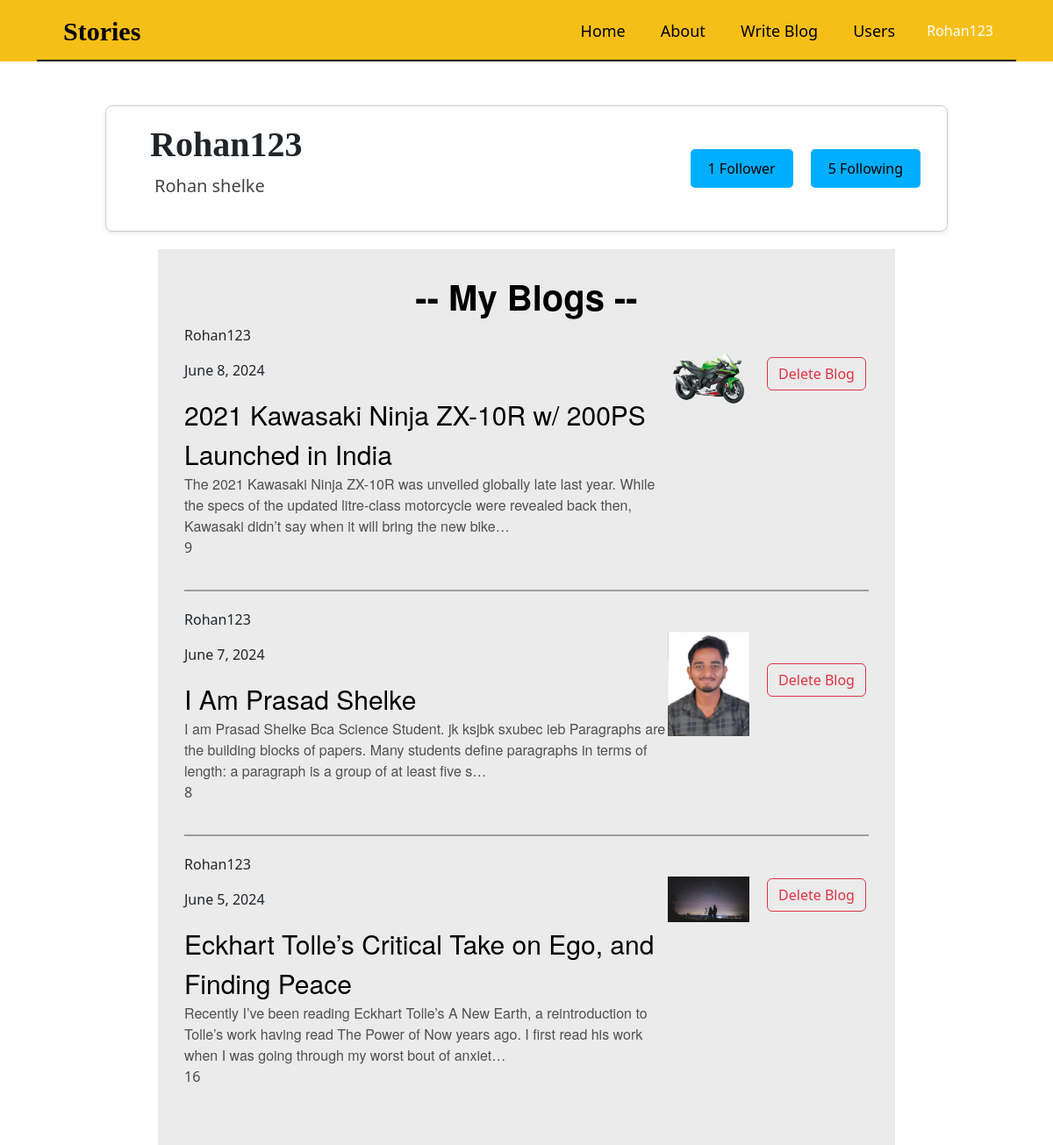
/profile/2/ (signed in), run on the app's committed database.
### Blogs/models.py (models this page shows, shortened)
class BaseModel(models.Model):
  id = models.UUIDField(default=uuid.uuid4, editable=False, primary_key=True)
  created_at = models.DateTimeField(auto_now_add=True)
  updated_at = models.DateTimeField(auto_now=True)
  class Meta:
    abstract = True

class Blog(BaseModel):
  title = models.CharField(max_length=200)
  content = models.TextField()
  author = models.ForeignKey(User, on_delete=models.CASCADE, related_name='blogs')
  blog_image = models.ImageField(upload_to = "public/static/", default="/")
  like_count = models.IntegerField(default=0)
  class Meta:
    ordering = ['-created_at']

### Blogs/views.py (the view)
# urls.py: path('profile/<int:id>/', displayProfile, name="displayProfile"),
def displayProfile(request, id):
  user = User.objects.get(id=id)
  followers_ids = Follow.objects.filter(following=user).values_list('follower__id', flat=True)
  followers_user = User.objects.filter(id__in=followers_ids)
  followings_ids = Follow.objects.filter(follower=user).values_list('following__id', flat=True)
  followings_user = User.objects.filter(id__in=followings_ids)
  user_blogs = Blog.objects.filter(author=user)
  is_following = False
  if request.user.is_authenticated:
    is_following = Follow.objects.filter(follower=request.user, following=user).exists()
  print(is_following)
  context = {
    'user':user,
    'followers':followers_user,
    'followings':followings_user,
    'blogs':user_blogs,
    'followers_count':followers_user.count(),
    'following_count':followings_user.count(),
    'is_following':is_following
  }
  return render(request, "profile.html", context)

### Blogs/templates/profile.html (shortened to what this page needs)
<!DOCTYPE html>
<html lang="en">
<head>
  <link rel="stylesheet" href="/static/CSS/base.css">
  <link rel="stylesheet" href="/static/CSS/displayPost.css">
  <link rel="stylesheet" href="/static/CSS/profile.css">
  <link href="https://cdn.jsdelivr.net/npm/bootstrap@5.3.3/dist/css/bootstrap.min.css" rel="stylesheet"
>
  <link rel="stylesheet" href="https://cdn.jsdelivr.net/npm/bootstrap-icons@1.3.0/font/bootstrap-icons.css">
</head>
<body>
  <div class="navbar-container">
    <nav class="custom-navbar">
      <a class="custom-navbar-brand" href="/">Stories</a>
      <div class="custom-navbar-right">
        <a href="/">Home</a>
        <a href="/about">About</a>
        <a href="/createBlog">Write Blog</a>
        <a href="/testing">Users</a>
        <div class="dropdown-center">
          {% if request.user.is_authenticated %}
          <div class="nav-item custom-dropdown-container">
            <button class="custom-dropdown-toggle">{{ request.user.username }}</button>
          </div>
          {% else %}
          <a href="/login" class="btn btn-outline-secondary">Get Started</a>
          {% endif %}
        </div>
      </div>
      <div class="custom-navbar-divider"></div>
    </nav>
  </div>
  <div class="profile-container">
    <div class="sub-profile-container">
      <div class="user-info">
        <h3 class="username">{{ user.username }}</h3>
        <div class="name-container">
          <p class="name">{{ user.first_name }}</p>
          <p class="name">{{ user.last_name }}</p>
        </div>
      </div>
      <div class="user-follow-following">
        <div class="user-follower">
          <button class="dropdown-btn" onclick="toggleDropdown('followersDropdown')">{{followers_count}} Follower</button>
        </div>
        <div class="user-following">
          <button class="dropdown-btn" onclick="toggleDropdown('followingDropdown')">{{following_count}} Following</button>
        </div>
      </div>
    </div>
  </div>
  <div class="blog-container">
    <h3 class="blog-name">-- My Blogs --</h3>
    {% for blog in blogs %}
    <div class="blog-entry">
      <div class="blog-flex-container">
        <div class="blog-text-container">
          <p class="blog-username">{{ blog.author.username }}</p>
          <p>{{ blog.created_at|date:"F j, Y" }}</p>
          <a href="/displayBlog/{{blog.id}}" class="blog-title">{{ blog.title }}</a><br>
          <a href="/displayBlog/{{blog.id}}" class="blog-content">{{ blog.content | truncatechars:200 }}</a>
          <p class="likecount">{{blog.like_count}}</p>
        </div>
        <div class="blog-image">
          {% if blog.blog_image %}
          <img src="{{ blog.blog_image.url }}">
          {% endif %}
          {% if request.user == blog.author %}
          <a href="/deleteBlog/{{blog.id}}" class="btn-space ml-10 btn btn-outline-danger">Delete Blog</a>
          {% endif %}
        </div>
      </div>
      {% if not forloop.last %}
      <div class="horizontal-line"></div>
      {% endif %}
    </div>
    {% endfor %}
  </div>
</body>
</html>

### Blogs/static/CSS/base.css (style rules this page uses)
body { margin: 0; padding: 0; font-family: Arial, sans-serif; background-image: url(); }
.navbar-container { display: flex; background-color: #F6BF17; justify-content: center; width: 100%; }
.custom-navbar { height: 70px; display: flex; background-color: #F6BF17; align-items: center; justify-content: space-between; padding: 0 20px; position: relative; width: 93%; }
.custom-navbar .custom-navbar-brand { font-size: 30px; font-weight: bold; color: rgb(0, 0, 0); text-decoration: none; font-family: gt-super, Georgia, Cambria, "Times New Roman", Times, serif; }
.custom-navbar a { font-size: 18px; color: rgb(0, 0, 0); text-align: center; padding: 0 10px; text-decoration: none; }
.custom-navbar .custom-navbar-right { display: flex; gap: 20px; }
.custom-dropdown-container { position: relative; z-index: 1000; }
.custom-dropdown-toggle { background: none; border: none; cursor: pointer; color: white; }
.custom-navbar-divider { width: 100%; height: 2px; background-color: rgb(0, 0, 0); position: absolute; bottom: 0; left: 0; }
* { scrollbar-width: thin; scrollbar-color: #351919 #c5a0a0; }

### Blogs/static/CSS/displayPost.css (style rules this page uses)
.navbar-container { display: flex; background-color: #F6BF17; justify-content: center; width: 100%; }
.custom-navbar { height: 70px; display: flex; background-color: #F6BF17; align-items: center; justify-content: space-between; padding: 0 20px; position: relative; width: 93%; }
.custom-navbar .custom-navbar-brand { font-size: 30px; font-weight: bold; color: rgb(0, 0, 0); text-decoration: none; font-family: gt-super, Georgia, Cambria, "Times New Roman", Times, serif; }
.custom-navbar a { font-size: 18px; color: rgb(0, 0, 0); text-align: center; padding: 0 10px; text-decoration: none; }
.custom-navbar .custom-navbar-right { display: flex; gap: 20px; }
body { margin: 0; padding: 0; font-family: Arial, sans-serif; background-image: url(); }
.custom-dropdown-container { position: relative; z-index: 1000; }
.custom-dropdown-toggle { background: none; border: none; cursor: pointer; color: white; }
.custom-navbar-divider { width: 100%; height: 2px; background-color: rgb(0, 0, 0); position: absolute; bottom: 0; left: 0; }
* { scrollbar-width: thin; scrollbar-color: #351919 #c5a0a0; }
.blog-username { display: flex; }

### Blogs/static/CSS/profile.css (style rules this page uses)
.profile-container { display: flex; justify-content: center; align-items: center; margin-top: 50px; margin-bottom: 20px; }
.sub-profile-container { display: flex; justify-content: space-between; align-items: center; width: 80%; border: 1px solid #ccc; border-radius: 8px; box-shadow: 0 2px 4px rgba(0, 0, 0, 0.1); padding: 20px; }
.user-info { flex: 1; margin-right: 20px; margin-left: 30px; }
.name-container { display: flex; }
.user-follow-following { display: flex; justify-content: center; align-items: center; }
.user-follow-following>div { margin: 0 10px; }
.dropdown-btn { background-color: rgb(0, 174, 255); color: rgb(2, 2, 2); padding: 10px 20px; border: none; cursor: pointer; text-align: center; border-radius: 5px; }
.username { font-size: 40px; font-weight: 800; font-family: Georgia, serif; }
.name { font-size: 20px; color: #444444; margin-left: 5px; }
.blog-container { margin: 0 auto; margin-top: 20px; padding: 30px; width: 70%; background-color: #ebebeb; }
.blog-text-container { width: 90%; }
.blog-image { width: 38%; margin-top: 16px; display: flex; justify-content: center; align-items: center; position: relative; }
.blog-image img { max-width: 40%; max-height: auto; margin-top: 10px; }
.blog-flex-container { display: flex; align-items: flex-start; margin-bottom: 20px; }
.horizontal-line { width: 100%; height: 2px; background-color: rgb(158, 158, 158); margin: 20px 0; }
.blog-title { font-size: 30px; color: black; text-decoration: none; font-family: sohne, "Helvetica Neue", Helvetica, Arial, sans-serif; }
.blog-content { text-decoration: none; color: rgb(80, 80, 80); font-family: sohne, "Helvetica Neue", Helvetica, Arial, sans-serif; }
.likecount { color: rgb(73, 73, 73); }
.blog-name { text-align: center; color: black; font-family: sohne, "Helvetica Neue", Helvetica, Arial, sans-serif; font-size: 40px; font-weight: 900; }
.btn-space { margin-left: 20px; }

### data on the page
Blog: author.username "Rohan123", created_at "June 8, 2024", title "2021 Kawasaki Ninja ZX-10R w/ 200PS Launched in India", content "The 2021 Kawasaki Ninja ZX-10R was unveiled globally late last year. While the specs of the updated litre-class motorcycle were revealed back then, Kawasaki didn’t say when it will bring the new bike…", like_count "9", blog_image (picture)
Blog: author.username "Rohan123", created_at "June 7, 2024", title "I Am Prasad Shelke", content "I am Prasad Shelke Bca Science Student. jk ksjbk sxubec ieb Paragraphs are the building blocks of papers. Many students define paragraphs in terms of length: a paragraph is a group of at least five s…", like_count "8", blog_image (picture)
Blog: author.username "Rohan123", created_at "June 5, 2024", title "Eckhart Tolle’s Critical Take on Ego, and Finding Peace", content "Recently I’ve been reading Eckhart Tolle’s A New Earth, a reintroduction to Tolle’s work having read The Power of Now years ago. I first read his work when I was going through my worst bout of anxiet…", like_count "16", blog_image (picture)

### other printed values
{{ request.user.username }} "Rohan123"
{{ user.username }} "Rohan123"
{{ user.first_name }} "Rohan"
{{ user.last_name }} "shelke"
{{ followers_count }} "1"
{{ following_count }} "5"
